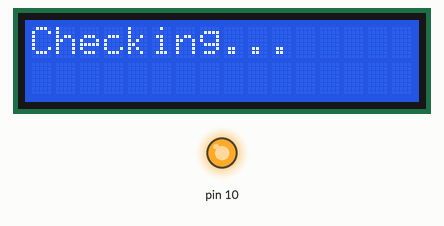
Recording of a sketch running on a simulated Arduino Uno, built with avr-gcc and run on an emulated ATmega328P. Parts: 16×2 character LCD, output pins drawn as LEDs (lit = HIGH). The local clock reads 2024-03-15 10:24:30 at power-on unless the sketch sets it; storage starts empty; pins used as bus, display or sensor lines are not drawn; what the sketch prints to the serial monitor is not drawn.

Above: at 0.1 s.
At 1.1 s:
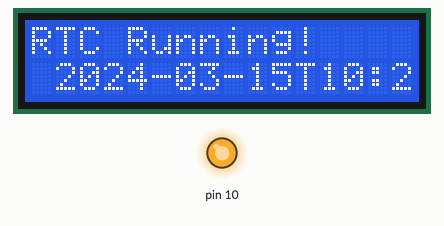
At 5.8 s:
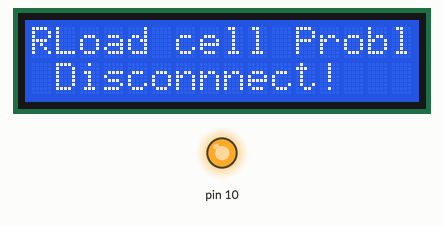
At 15.8 s:
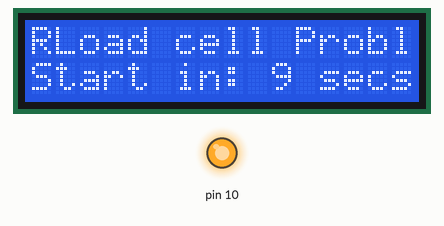
At 19.0 s:
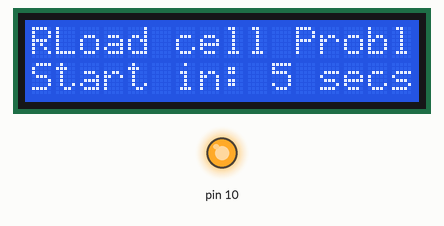
At 23.0 s:
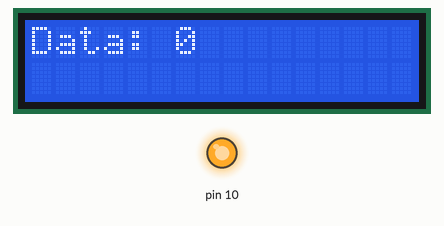

Measured:
- what the display in image 1 shows lasts 4.6 s, from 1.1 s to 5.7 s
- what the display in image 2 shows lasts 10.0 s, from 5.7 s to 15.7 s
- what the display in image 4 shows lasts 0.8 s, from 18.9 s to 19.7 s

The sketch:

AD7193_MOM_v01.ino
```cpp
/*
    FILE: AD7193_v05_commonCode
    AUTHOR: RAM
    DATE: 01/18/2024
    PURPOSE: Handle load cell data collection using the AD7193 ADC on Tacuna PCB, PCB also has HX711, so this should work for both
    STATUS:

    Based on HX711_R3_R4 code with Tacuna demo code in place of ADC-specific instructions
    - from AD7193_Tacuna_v01 but stripping anything that might slow it down

    this version has working components hi-speed looping while writing to open file
    - to change: clean so doesn't use as much space
    - make saving data faster by only accessing RTC once per loop, put that time stamp on every one in that loop - needed?
    - set the rtc to the computer time - uses RTCLib (not RTC)

    - Added AD7193 code from Tacuna and used library PRDC_AD7193 instead of AD7193 library

    May 7 2024: this is the current script to use on KI this summer - uploaded to all R4s
    ---  I left the debug in because it works and is fast enough (~50-60hz) using 80 samples averaging on the amplifier

    May 10, 2024
    ---  Removed the code to adjust RTC. Setting RTC in a separate script applied odnly to the SD shield. Prevents a reset to date of compile of this script

*/

// libraries needed

#include <PRDC_AD7193.h>
#include <LiquidCrystal.h>
#include <SD.h>
#include <SPI.h>
#include "Time.h"
#include "RTClib.h"

// Define variables
// --------------------
File myFile;
String myFilename;

// PCB variable defined by Tacuna code
#define SRAM_CS 1 //Use A0 for Uno R3.  Use 1 for Uno R4
#define SD_CS 10. //
#define AD7193_CS 0 //Use A1 for Uno R3. Use 0 for Uno R4

// Handle the ADC PCB unit
// PRDC_AD7193 AD7193;

// RTC
RTC_DS1307 RTC;

// Setup time variables that will be used in multiple places
DateTime currenttime;
long int myUnixTime;

// LCD instantiation
const int rs = 9, en = 8, d4 = 5, d5 = 4, d6 = 3, d7 = 2;
LiquidCrystal lcd(rs, en, d4, d5, d6, d7);

// AD7193 ADC scale
PRDC_AD7193 scale;
long int strain;  // value of the scale at any point in time

int tCounter = 0;  // Count # loops we to thru - must be global because don't want to initialize each time

/////////////////////
//  set constants
/////////////////////
// set the samples to average when getting data
const int myAVG = 80;

// initialize variables for SD -- use chipSelect = 4 without RTC board
const int chipSelect = 10;  // for the Wigoneer board and Adafruit board

// set the communications speed
const int comLevel = 115200;

// set flag for amount of feedback - false means to give us too much info
const bool verbose = true;

// set flag for printing to LCD
const bool printLCD = true;

// set flag to print somethnig only if debugging
const bool debug = true;

// flag for countdown
const bool countdown = true;


////////////////////
//  Get_Data - encapsulate data access to test different ideas - for now, very simple - would it be faster if we didn't use it at all?
////
long int Get_Data() {
  // return (scale.read()); // different mode of the amplifier? From chris Lange
  return scale.continuousReadAverage(myAVG);
}

////////////////////
//  Get_TimeStamp - encapsulate data in case we change libraries
////
long int Get_TimeStamp() {
  /* GET CURRENT TIME FROM RTC */
  currenttime = RTC.now();
  // convert to raw unix value for return - could give options
  return (currenttime.unixtime());
}

////////////////////
//  Get_TimeStampString - encapsulate data in case we change the way we record time
////
String Get_TimeStampString() {
  /* GET CURRENT TIME FROM RTC */
  currenttime = RTC.now();
  return(currenttime.timestamp(DateTime::TIMESTAMP_TIME));
}

///////////////////
// File name function - based on RTC time - so that we have a new filename for every day "DL_MM_DD.txt"
/////////
String rtnFilename() {

  DateTime currenttime;

  currenttime = RTC.now();

  int MM = currenttime.month();
  int DD = currenttime.day();

  String formattedDateTime = "DL_";
  formattedDateTime += (MM < 10 ? "0" : "") + String(MM) + "_";
  formattedDateTime += (DD < 10 ? "0" : "") + String(DD);
  formattedDateTime += ".txt";

  return formattedDateTime;
}


void setup() {

  //////////
  // Set CS pins high as soon as we can - from TACUNA
  ////////
  pinMode(SRAM_CS, OUTPUT);
  digitalWrite(SRAM_CS, HIGH);

  pinMode(SD_CS, OUTPUT);
  digitalWrite(SD_CS, HIGH);

  pinMode(AD7193_CS, OUTPUT);
  digitalWrite(AD7193_CS, HIGH);

  // Communication settings
  Serial.begin(115200);
  Serial.println("setup lcd");

  ///////////////////////////
  // setup LCD
  ///////////////////////////
    // set up the LCD's number of columns and rows:
  lcd.begin(16, 2);

  lcd.setCursor(0,0);     // user feedback in the field
  lcd.print("Checking...");
  delay(1000);
  lcd.setCursor(0,0);
  lcd.print("                ");

  ///////////////////////////
  // setup ADC AD7193 on PCB from Tacuna code
  ///////////////////////////
  scale.setSPI(SPI);
    if(!scale.begin(AD7193_CS, PIN_SPI_MISO)) {
      Serial.println(F("AD7193 initialization failed!"));

    } else {
      scale.printAllRegisters();
      scale.setClockMode(AD7193_CLK_INT);
      scale.setRate(0x001);
      scale.setFilter(AD7193_MODE_SINC4);
      scale.enableNotchFilter(false);     // learn what this will do
      scale.enableChop(false);
      scale.enableBuffer(true);
      scale.rangeSetup(0, AD7193_CONF_GAIN_128);
      scale.channelSelect(AD7193_CH_0);
      Serial.println(F("AD7193 Initialized!"));
    }


  ///////////////////////////
  // RTC - Setup - turn on and off with flag
  //.    May 7, 2024 - disable
  ///////////////////////////

  Serial.println("RTC setup");
  if (!RTC.begin()) {  // initialize RTC
    Serial.println("RTC failed");
  } else {
    if (!RTC.isrunning()) {
      Serial.println("RTC is NOT running!");
      // following line sets the RTC to the date & time this sketch was compiled
      // RTC.adjust(DateTime(F(__DATE__), F(__TIME__)));
      Serial.print("NOT RUNNING AND NO Time set ");
      // Serial.print("new date: ");
      // Serial.println(F(__DATE__));
      lcd.print("                ");
      lcd.setCursor(0, 0);
      lcd.print("RTC failed!");
      lcd.setCursor(1, 1);
      lcd.print("Disconnect!     ");
      delay(10000);
    } else {
      // RTC.adjust(DateTime(F(__DATE__), F(__TIME__)));
            lcd.print("                ");
      lcd.setCursor(0, 0);
      lcd.print("RTC Running!");
      lcd.setCursor(1, 1);
      lcd.print(String(RTC.now().timestamp(DateTime::TIMESTAMP_FULL)));
      Serial.println("RTC is already initialized. Time: ");
      Serial.println(String("TIMESTAMP:\t")+RTC.now().timestamp(DateTime::TIMESTAMP_FULL));
      delay(3000);
    }
  }


  ///////////////////////////
  // setup SD Card - turn on and off with flag
  ///////////////////////////


  if (debug) {
    // myFilename = "Test_tm.txt";  // use this if you want a custom name
    myFilename = rtnFilename();  // use this if debugging and want to have the autonamed file - NEED RTC running to make it work
  } else {
    myFilename = rtnFilename();
  }

  Serial.print("Saving to: ");
  Serial.println(myFilename);

  // setup lcd for user feedback
  lcd.setCursor(0, 0);

  // initialize the SD card process with user feedback
  Serial.print("Initializing SD card...");

  delay(1000);

  // see if the card is present and can be initialized:
  if (!SD.begin(chipSelect)) {
    Serial.println("Card failed, or not present");  // don't do anything more:
    lcd.print("                ");
    lcd.setCursor(0, 0);
    lcd.print("Card failed!");
    lcd.setCursor(1, 1);
    lcd.print("Disconnect!     ");
    delay(10000);

    while (1)
      ;
    Serial.println("card initialized.");  // confirm that it is good to go
  }                                       // end of checking for card and initializing


  if (verbose) {  // give full feedback on status to the user

    float wt_Check01;  // track current weight
    float wt_Check02;  // track the raw values from load cell
    float wt_Check03;  // track the raw values from load cell

    Serial.println("Before setting up the scale:");
    Serial.print("read: \t\t\t");
    Serial.println(scale.singleConversion());  // print a raw reading from the ADC

    Serial.print("read average: \t\t");
    Serial.println(Get_Data());  // print the average of normal sample of readings from the ADC

    wt_Check01 = scale.singleConversion();
    Serial.print("Check 01: \t\t");
    Serial.println(wt_Check01);
    delay(200);
    wt_Check02 = scale.singleConversion();
    Serial.print("Check 02: \t\t");
    Serial.println(wt_Check02);
    delay(200);
    wt_Check03 = scale.singleConversion();
    Serial.print("Check 03: \t\t");
    Serial.println(wt_Check03);
    delay(200);

    if ((wt_Check01 == wt_Check02) & (wt_Check02 == wt_Check03)) {
      Serial.print("We have a problem; load cell always reads: ");
      Serial.println(wt_Check01);
      lcd.setCursor(1, 0);
      lcd.print("Load cell Problem!");
      lcd.setCursor(1, 1);
      lcd.print("Disconnnect!    ");
      delay(10000);
    } else {
      lcd.setCursor(0, 0);
      lcd.print("Load cell works");
      Serial.println("Load cell working properly.");
      delay(1000);
    }

  if(countdown){
    int N = 10;
    for (int i = 1; i < N; i++) {
      lcd.setCursor(0, 1);
      lcd.print("Start in: ");
      lcd.print(N - i);
      lcd.print(" secs");
      delay(800);
    }
  }

  }

  // turn off the lcd?
  if (!printLCD) {
    // lcd.noBacklight();
    // lcd.noDisplay();
  } else {
    lcd.setCursor(0, 0);
    lcd.print("Data:           ");
    lcd.setCursor(0, 1);
    lcd.print("                ");
    lcd.setCursor(6, 0);
    lcd.print(Get_Data());  // do this while we are messing with closing the datafile
  }
}


void loop() {
  tCounter = tCounter + 1;
  unsigned long strain;

    // get a single time stamp to put on all 300 data points - not sure worth the speed to lose the resolution
    myUnixTime = Get_TimeStamp(); // NOT SURE WHY THIS ISN'T UPDATING SECONDS EACH TIME
    // myUnixTime = tCounter;
    // open the file to write 300 data points
  File dataFile = SD.open(myFilename, FILE_WRITE);

  if (dataFile) {

    for (int i = 0; i < 300; i++) {

      strain = Get_Data(); // CHECK TO SEE IF THIS CAN BE FASTER BY DIRECT CALL TO THE AD7193 INSTEAD OF GET_DATA FUNCTION

      dataFile.print(strain);
      dataFile.print(", ");
      dataFile.println(myUnixTime); // add the time stamp on every loop

      if (debug) {

        Serial.print(strain);
        Serial.print(", ");
        // Serial.println(Get_TimeStampString()); // add the time stamp each time which will slow it down
        Serial.println(myUnixTime); // add the time stamp on every loop with the UNIX TIME

      }  // end of if debug


    }  // end of for loop; data file being open, now do time lag items

    // show user we are collecting data BY SHOWING IT ON THE LCD
    // Write to LCD
    lcd.setCursor(6, 0);
    lcd.print(strain);  // do this while we are messing with closing the datafile

    // close file, saving all in the loop
    dataFile.close();  // at the end, close before we start another loop


  } else {  // if you can't open a file, we can't go forward. Show user that it didn't work

    Serial.println("Error opening file ");  //  + myFile);  // if the file isn't open, pop up an error:
    lcd.setCursor(0, 0);
    lcd.print("Can't open file!!");  // do this while we are messing with closing the datafile
    delay(2000);
    lcd.setCursor(0, 1);
    lcd.print("Figure it out!");  // do this while we are messing with closing the datafile
    delay(10000);

  }
}


// -- END OF FILE --
```

Source omitted: PRDC_AD7193.h (10601 bytes)
